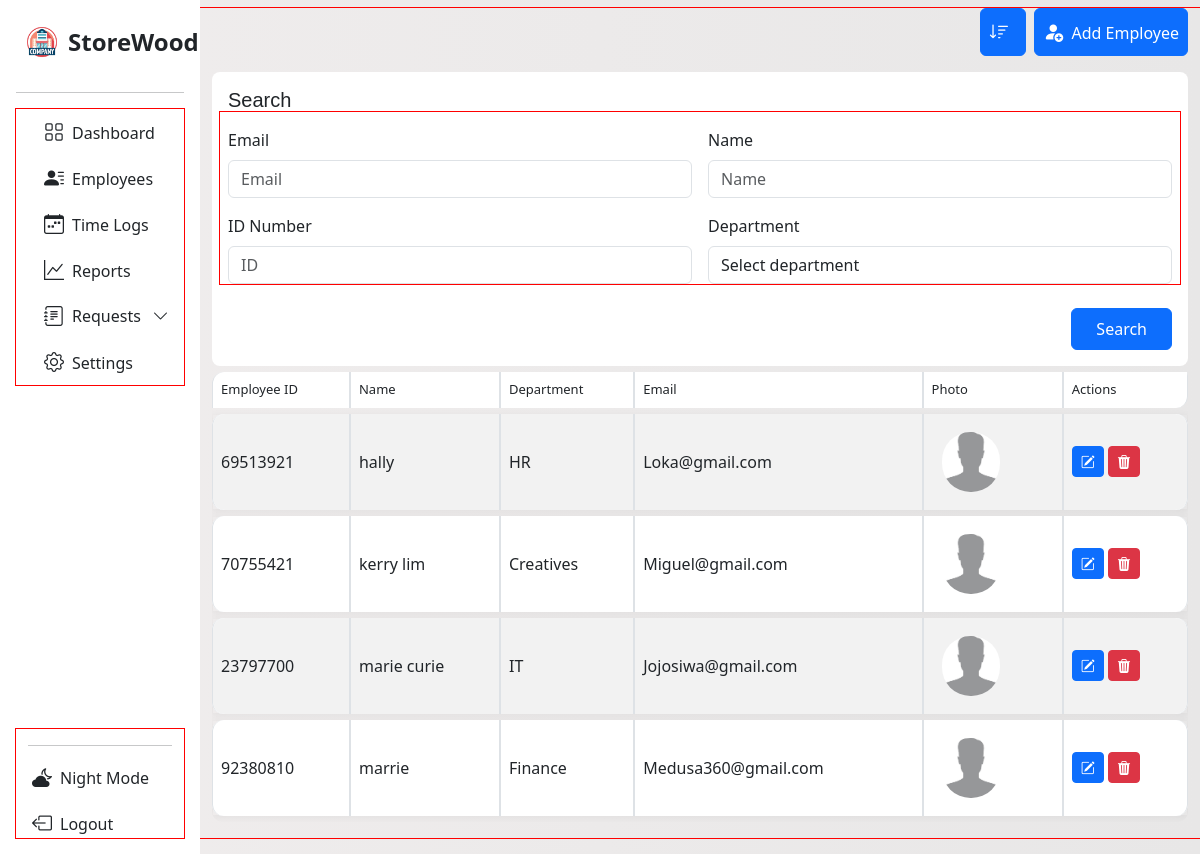
Page /employee_management?sort_by=name on the committed database.
### tables this page shows
CREATE TABLE employee 
                            (id INTEGER PRIMARY KEY AUTOINCREMENT,
                            employee_id TEXT, name TEXT, department TEXT,
                            photo_path TEXT, email TEXT);

### App/main.py (the view)
@app.route('/employee_management')
def employees_management():
    sort_by = request.args.get('sort_by')
    valid_fields = ['name', 'department', 'email']
    query = '''SELECT employee_id, name, department, email, photo_path, id FROM employee'''
    if sort_by in valid_fields:
        query += f' ORDER BY {sort_by} COLLATE NOCASE'
    try:
        with sqlite3.connect(db.connect_employee()) as con:
            cur = con.cursor()
            cur.execute(query)
            employee = cur.fetchall()
    except sqlite3.Error as e:
        print("Fetch error:", e)
        employee = []
    return render_template('e_manage.html', employee=employee, field=sort_by)

### App/database.py (called while the page is built)
    def connect_employee(self):
        return self.employee_database

### App/templates/e_manage.html (shortened to what this page needs)
<!DOCTYPE html>
<html lang="en">
<head>
  <link rel="stylesheet" href="{{ url_for('static', filename='dash.css') }}">
  <link rel="stylesheet" href="{{ url_for('static', filename='manage.css') }}">
  <link href="https://cdn.jsdelivr.net/npm/bootstrap-icons@1.11.3/font/bootstrap-icons.css" rel="stylesheet">
  <link href='https://unpkg.com/boxicons@2.1.4/css/boxicons.min.css' rel='stylesheet'>
  <link href="https://cdn.jsdelivr.net/npm/bootstrap@5.3.0/dist/css/bootstrap.min.css" rel="stylesheet">
</head>
<body>
<div class="container-fluid overflow-hidden">
  <div class="row vh-100 overflow-auto">
     <nav id="sidebarMenu" class="col-12 col-sm-4 col-md-3 col-lg-3 col-xl-2 bg-col px-0 position-sticky sticky-top">
  <div class="d-flex w-100 flex-column p-3 align-items-sm-start pt-4 h-100">
    <a href="/" class="d-flex align-items-center mb-3 text-dark text-decoration-none w-100 px-2">
      <img src="{{ url_for('static', filename='img/company.png') }}?v=2" alt="Logo" width="36" height="36" class="me-2">
      <span class="fs-4 fw-semibold">StoreWood</span>
    </a>
    <hr class="w-100">
    <ul class="nav nav-pills flex-column mb-auto w-100" id="menu">
      <div class="container con-li">
        <li class="nav-item">
          <a href="{{ url_for('management') }}" class="nav-link text-dark {% if page == 'dashboard' %}active-page{% endif %}">
            <i class="fs-5 bi bi-grid"></i><span class="ms-2">Dashboard</span>
          </a>
        </li>
        <li class="nav-item">
          <a class="nav-link text-dark {% if page == 'employees' %}active-page{% endif %}" href="{{ url_for('employees_management') }}">
            <i class="bi bi-person-lines-fill fs-5"></i><span class="ms-2">Employees</span>
          </a>
        </li>
        <li>
          <a href="#" class="nav-link text-dark {% if page == 'timelogs' %}active-page{% endif %}">
            <i class="bi bi-calendar-week fs-5"></i><span class="ms-2">Time Logs</span>
          </a>
        </li>
        <li>
          <a href="#" class="nav-link text-dark {% if page == 'reports' %}active-page{% endif %}">
            <i class="fs-5 bi bi-graph-up"></i><span class="ms-2">Reports</span>
          </a>
        </li>
        <li class="nav-item">
          <a class="nav-link d-flex justify-content-between align-items-center text-dark {% if page == 'requests' %}active-page{% endif %}"
            data-bs-toggle="collapse" href="#requestsSubMenu" role="button" aria-expanded="false" aria-controls="requestsSubMenu">
            <span class="d-flex align-items-center gap-2 flex-grow-1">
              <i class="fs-5 bi bi-journal-text"></i>
              <span class="text-truncate">Requests</span>
            </span>
            <i class="bi bi-chevron-down arrow-icon ms-2"></i>
          </a>
        </li>
        <li>
          <a href="#" class="nav-link text-dark {% if page == 'settings' %}active-page{% endif %}">
            <i class="fs-5 bi bi-gear"></i><span class="ms-2">Settings</span>
          </a>
        </li>
      </div>
    </ul>
    <div class="container mt-auto">
      <hr class="w-100">
      <a href="{{ url_for('admin_login') }}" class="nav-link text-dark mt-3">
        <i class="bi bi-cloud-moon-fill fs-5 ms-1"></i><span class="ms-2">Night Mode</span>
      </a>
      <a href="{{ url_for('admin_login') }}" class="nav-link text-dark mt-3">
        <i class="bi bi-box-arrow-left fs-5 ms-1"></i><span class="ms-2">Logout</span>
      </a>
    </div>
  </div>
</nav>
<div class="col d-flex flex-column w-50">
<div class="row mb-3 mt-2">
  <div class="col-12 d-flex justify-content-end flex-wrap gap-2 gap-md-0">
       <div class="d-flex flex-row align-items-center gap-2 mb-3 flex-wrap">
      <div>
        <div class="dropdown">
          <button class="btn btn-primary p-2 pe-3" type="button" id="sortDropdown" data-bs-toggle="dropdown" aria-expanded="false">
            <i class="bi bi-sort-down fs-5"></i>
          </button>
        </div>
      </div>
      <div>
        <a href="{{ url_for('add_employee') }}">
          <button class="btn btn-primary p-2" type="button">
            <i class="bi bi-person-fill-add fs-5"></i> <span class="ms-1">Add Employee</span>
          </button>
        </a>
      </div>
    </div>
      <div class="col-12">
        <form action="{{ url_for('search_employee') }}" method="get" class="rounded-3 p-3" style="background-color: white;">
          <p class="search-txt h5 mb-3">Search</p>
          <div class="row g-3">
            <div class="col-md-6">
              <label for="e-email" class="form-label">Email</label>
              <input name="email" value="{{ email or '' }}" type="email" id="e-email" class="form-control" placeholder="Email">
            </div>
            <div class="col-md-6">
              <label for="e-name" class="form-label">Name</label>
              <input name="name" value="{{ name or '' }}" type="text" id="e-name" class="form-control" placeholder="Name">
            </div>
            <div class="col-md-6">
              <label for="e-id" class="form-label">ID Number</label>
              <input name="identification-number" value="{{ iden_num or '' }}" type="text" id="e-id" class="form-control" placeholder="ID">
            </div>
            <div class="col-md-6">
              <label for="e-dept" class="form-label">Department</label>
              <select id="e-dept" class="form-control" name="department">
                <option selected disabled>Select department</option>
              </select>
            </div>
          </div>
          <div class="d-flex justify-content-end mt-4">
            <button type="submit" class="btn btn-primary px-4 py-2">Search</button>
          </div>
        </form>
      </div>
  <div class="col-12">
    <div class="table-responsive">
      <table class="table table-striped table-bordered custom-table">
        <thead class="head">
          <tr>
            <th>Employee ID</th>
            <th>Name</th>
            <th>Department</th>
            <th>Email</th>
            <th>Photo</th>
            <th>Actions</th>
          </tr>
        </thead>
        <tbody>
          {% if employee %}
            {% for emp in employee %}
              <tr>
                <td>{{ emp[0] }}</td>
                <td>{{ emp[1] }}</td>
                <td>{{ emp[2] }}</td>
                <td>{{ emp[3] }}</td>
                <td>
                  {% if emp[4] %}
                    <img class="employee-photos" src="{{ url_for('static', filename=emp[4]) }}" width="100" alt="Employee Photo">
                  {% endif %}
                </td>
                <td>
                  <a href="{{ url_for('edit_employees_profile', id=emp[5]) }}" class="btn btn-primary btn-sm"><i class="bi bi-pencil-square"></i></a>
                  <a href="{{ url_for('delete_employee_profile', id=emp[5]) }}" class="btn btn-danger btn-sm"><i class="bi bi-trash3-fill"></i></a>
                </td>
              </tr>
            {% endfor %}
          {% else %}
            <tr>
              <td colspan="6" class="text-center">No employee found.</td>
            </tr>
          {% endif %}
        </tbody>
      </table>
    </div>
  </div>
</div>
    </div>
  </div>
</div>
</body>
</html>

### App/static/dash.css (style rules this page uses)
* { scrollbar-width: none; }
body { background: linear-gradient(to right, #f0eded, #e8e7e7); overflow-x: hidden; scrollbar-width: none; height: 100%; }
*, *::before, *::after { box-sizing: border-box; }
.bg-col { background-color: rgb(255, 255, 255) !important; }
.dropdown { width: 100%; z-index: 100; }
.custom-table { border-collapse: separate !important; border-spacing: 0 6px; height: 30px; border-radius: 10px; overflow: hidden; }
.custom-table tbody tr td, .custom-table tbody tr th { height: 70px; vertical-align: middle; }
.custom-table tbody tr { background-color: #fff; box-shadow: 0 2px 8px rgba(0, 0, 0, 0.05); }
.custom-table tbody tr td:first-child, .custom-table tbody tr th:first-child { border-top-left-radius: 12px; border-bottom-left-radius: 12px; }
.custom-table tbody tr td:last-child { border-top-right-radius: 12px; border-bottom-right-radius: 12px; }
.custom-table thead th:first-child { border-top-left-radius: 12px; }
.custom-table thead th:last-child { border-bottom-right-radius: 12px; }
thead.head th { font-size: small; font-weight: 500; }
.bg-col { background-color: white; }
.bg-col ul li { min-width: 140px; max-width: 100%; width: auto; }
#sidebarMenu { height: 100vh; overflow-y: scroll; overflow-x: hidden; position: sticky; top: 0; scrollbar-width: none; -ms-overflow-style: none; }
main, .container, .row, .col { outline: 1px solid red; }
.search-txt { font-weight: 400; font-family: 'Gill Sans', 'Gill Sans MT', Calibri, 'Trebuchet MS', sans-serif; }
#sortDropdown i { font-size: 20px; }
.arrow-icon { transition: transform 0.3s ease; display: inline-block; position: relative; width: 1.2em; text-align: center; }
.arrow-icon::before { content: ''; display: inline-block; width: 0; }

### App/static/manage.css (style rules this page uses)
.employee-photos { padding: 10px; width: 4.9rem; height: 5rem; border-radius: 2.4em; object-fit: cover; }

### rows in the picture
employee: employee "69513921", name "hally", department "HR", email "Loka@gmail.com", photo_path (placeholder picture)
employee: employee "70755421", name "kerry lim", department "Creatives", email "Miguel@gmail.com", photo_path (placeholder picture)
employee: employee "23797700", name "marie curie", department "IT", email "Jojosiwa@gmail.com", photo_path (placeholder picture)
employee: employee "92380810", name "marrie", department "Finance", email "Medusa360@gmail.com", photo_path (placeholder picture)
